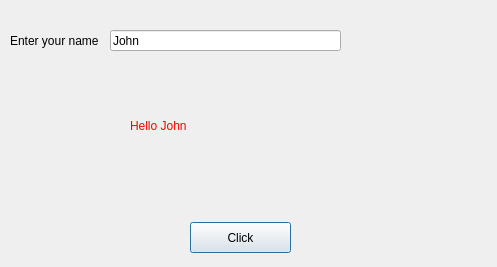
<?xml version="1.0" encoding="UTF-8"?>
<ui version="4.0">
 <class>Dialog</class>
 <widget class="QDialog" name="Dialog">
  <property name="geometry">
   <rect>
    <x>0</x>
    <y>0</y>
    <width>497</width>
    <height>267</height>
   </rect>
  </property>
  <property name="windowTitle">
   <string>Dialog</string>
  </property>
  <widget class="QLabel" name="label">
   <property name="geometry">
    <rect>
     <x>10</x>
     <y>31</y>
     <width>91</width>
     <height>20</height>
    </rect>
   </property>
   <property name="text">
    <string>Enter your name</string>
   </property>
  </widget>
  <widget class="QLabel" name="resultText">
   <property name="geometry">
    <rect>
     <x>130</x>
     <y>90</y>
     <width>201</width>
     <height>71</height>
    </rect>
   </property>
   <property name="styleSheet">
    <string notr="true">color:rgb(255, 0, 0);
font: 28pt &quot;MS Shell Dlg 2&quot;;</string>
   </property>
   <property name="text">
    <string>Hello John</string>
   </property>
  </widget>
  <widget class="QLineEdit" name="lineEdit">
   <property name="geometry">
    <rect>
     <x>110</x>
     <y>30</y>
     <width>231</width>
     <height>21</height>
    </rect>
   </property>
   <property name="text">
    <string>John</string>
   </property>
  </widget>
  <widget class="QPushButton" name="pushButton">
   <property name="geometry">
    <rect>
     <x>190</x>
     <y>222</y>
     <width>101</width>
     <height>31</height>
    </rect>
   </property>
   <property name="text">
    <string>Click</string>
   </property>
  </widget>
 </widget>
 <resources/>
 <connections/>
</ui>
